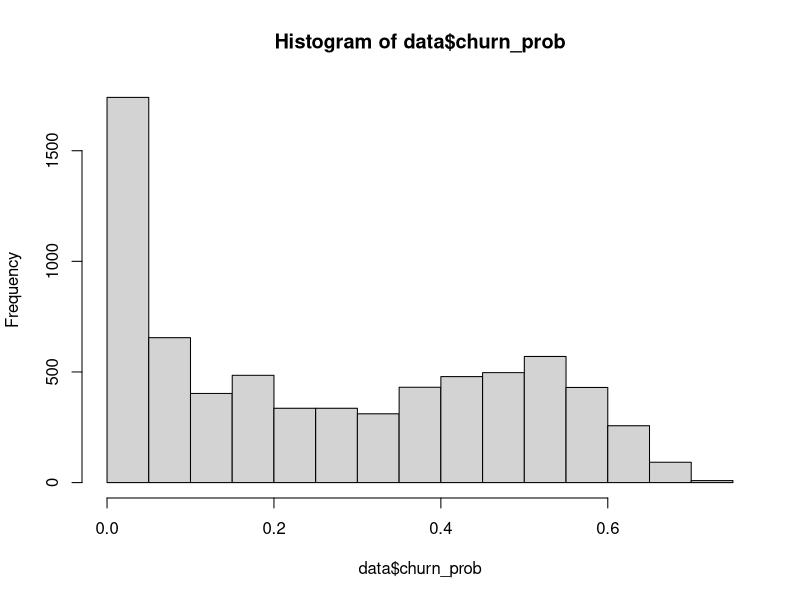

The R source for this figure:
## ---- chunk 1
options(scipen=999) # turn off scientific notation
set.seed(999) # set seed
data <- read.csv('telco_churn_data.csv', header=TRUE) # read data
data$Churn <- relevel(as.factor(data$Churn), ref = 'No') # making sure Churn == 'Yes' is coded as 1 and Churn == 'No' as zero, in binary logistic regression
head(data,5) # take a look at the data
## ---- chunk 2
colnames(data)
## ---- chunk 3
set.seed(999) # set seed
model <- glm(Churn ~ .,  
             data=data,  
             family=binomial(link = "logit"))
summary(model)
## ---- chunk 4
data$churn_prob <- predict.glm(model, newdata=data, type="response")
hist(data$churn_prob)
## ---- chunk 5
library('caret') # may need to install this package first
confusionMatrix(table(1*(data$churn_prob>0.5),1*(data$Churn=='Yes')))
## ---- chunk 6
sum(data$churn_prob>0.6) # number of customers with probability of churn strictly greater than 60%
## ---- chunk 7
-model$coefficients[7]/model$coefficients[10]
## ---- chunk 8
pf<-function(incr, data)
{
  d <- data[data$Churn=="No",] # only keeping customers that have not churned yet
  d$MonthlyCharges <- d$MonthlyCharges*incr # possible increase in monthly charges (no increase is incr==1.0)
  g <- 0.99 # discount factor (money in the next period is worth 0.99 money in the period before that)
  p <- 1-predict.glm(model, newdata=d, type="response") # retention probability based on logistic regresion (we assume retention probability will remain constant for each consumer, conditional on fixed d$MonthlyCharges)
  clv <- d$MonthlyCharges/(1-p*g) # CLV formula
  return(sum(clv)) # sum of discounted profits across all individual consumers
}
## ---- chunk 9
pf(1.0, data) # no increase in price: 1 * charge_amount
pf(1.5, data) # 50% increase: (1 + 0.5) * charge_amount
pf(2, data) # 100% increase / doubling: 2 * charge_amount
pf(3, data) # 200% increase / trippling: 3 * charge_amount
## ---- chunk 10
set.seed(999)
opt<-optim(1.0, pf, method="L-BFGS-B", control=list(fnscale=-1), data=data)
## ---- chunk 11
c(opt$par, opt$value)
## ---- chunk 12
pf(opt$par, data) - pf(1.0, data)
